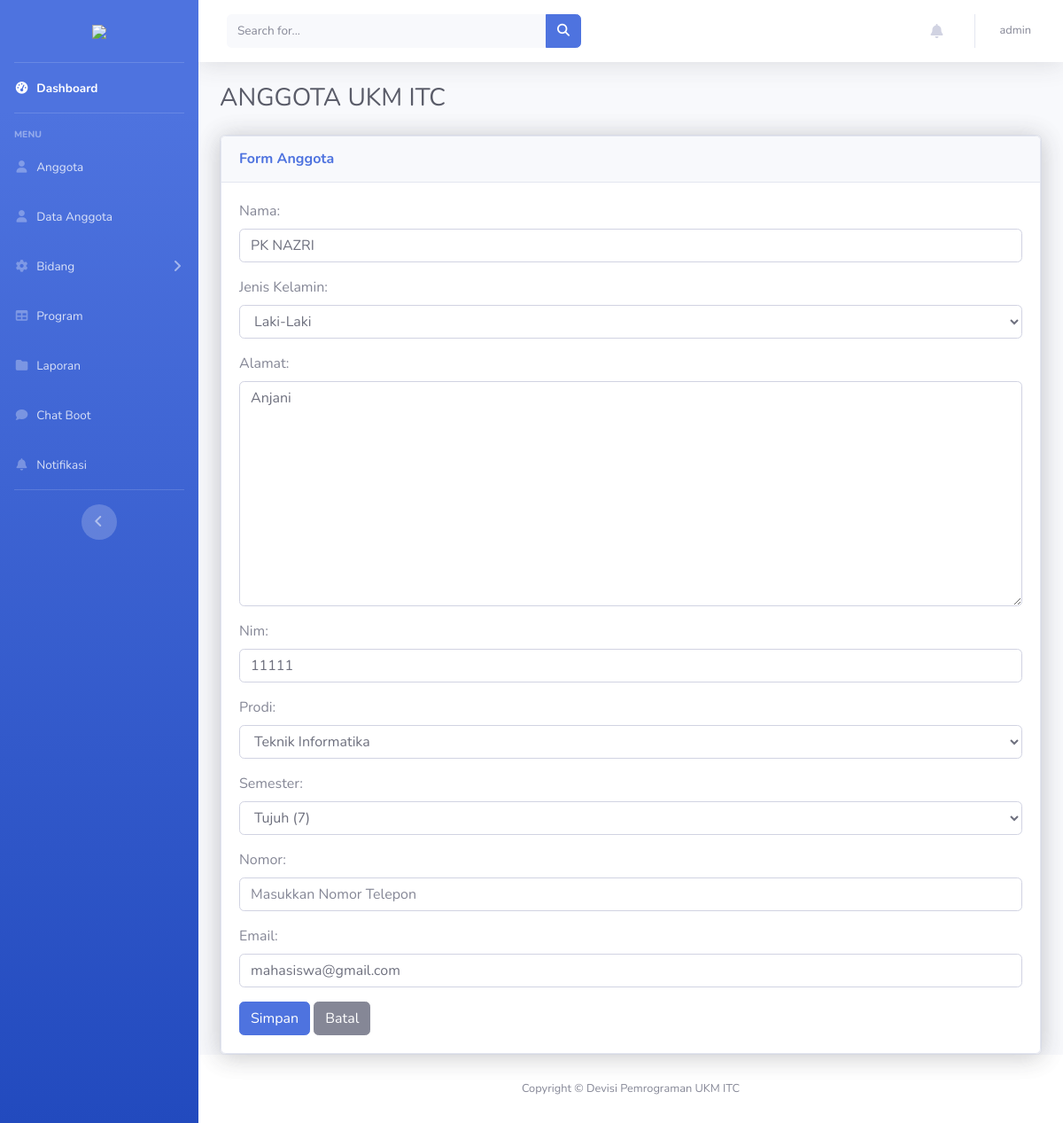
The app's page /dashboard/anggota/update/135 (signed in) with its own data.
### ITC_APP/models.py (models this page shows, shortened)
class Anggota(models.Model):
    nama     = models.CharField(max_length=255)
    jk       = models.CharField(max_length=255)
    alamat   = models.TextField()
    nim      = models.CharField(max_length=10,default='1')
    prodi    = models.CharField(max_length=255)
    semester = models.CharField(max_length=255)
    nomor    = models.CharField(max_length=15)
    email    = models.CharField(max_length=255)
    qr       = models.ImageField(upload_to='qrcodes/', blank=True, null=True)
    diverifikasi = models.BooleanField(default=False)
    tanggal_diverifikasi = models.DateField(null=True, blank=True)

### ITC_APP/views.py (the view)
# urls.py: path('anggota/update/<int:id>',views.anggota_update, name='anggota_update'),
@login_required()
@csrf_exempt
def anggota_update(request,id):
    bid_nav = Bidang.objects.all()
    anggota = get_object_or_404(Anggota, id=id)
    if request.method == 'POST':
        form = AnggotaForm(request.POST, instance=anggota)
        if form.is_valid():
            form.save()
            messages.success(request, " Data Berhasil di Update!")
            return redirect('dashboard:anggota')
    else:
        form = AnggotaForm(instance=anggota)
    context ={
        'form': form,
        'bid_nav': bid_nav,
    }
    return render(request, 'anggota_crate.html',context )

### TEMPLATES/anggota_crate.html (shortened to what this page needs)
{%extends 'base.html'%}
{%load static%}
{%block konten%}
<div id="content">
    <nav class="navbar navbar-expand navbar-light bg-white topbar mb-4 static-top shadow">
        <form
            class="d-none d-sm-inline-block form-inline mr-auto ml-md-3 my-2 my-md-0 mw-100 navbar-search">
            <div class="input-group">
                <input type="text" name="cari" class="form-control bg-light border-0 small" placeholder="Search for..."
                    aria-label="Search" aria-describedby="basic-addon2">
                <div class="input-group-append">
                    <button class="btn btn-primary" type="submit">
                        <i class="fas fa-search fa-sm"></i>
                    </button>
                </div>
            </div>
        </form>
        <ul class="navbar-nav ml-auto">
            <li class="nav-item dropdown no-arrow mx-1">
                            <a class="nav-link dropdown-toggle" href="#" id="alertsDropdown" role="button"
                                data-toggle="dropdown" aria-haspopup="true" aria-expanded="false">
                                <i class="fas fa-bell fa-fw"></i>
                            </a>
            </li>
            <li class="nav-item dropdown no-arrow">
                <a class="nav-link dropdown-toggle" href="#" id="userDropdown" role="button"
                    data-toggle="dropdown" aria-haspopup="true" aria-expanded="false">
                    <span class="mr-2 d-none d-lg-inline text-gray-600 small">admin</span>
                </a>
            </li>
        </ul>
    </nav>
    <div class="container-fluid">
        <div class="d-sm-flex align-items-center justify-content-between mb-4">
            <h1 class="h3 mb-0 text-gray-800">ANGGOTA UKM ITC<h1>
            </div>
        <div class="row">
            <div class="col-xl-12 col-lg-9">
                <div class="card shadow mb-UKM 4">
                    <div class="card shadow">
                        <div class="card-header py-3">
                            <h6 class="m-0 font-weight-bold text-primary">Form Anggota</h6>
                        </div>
                        <div class="card-body ">
                            <form method="post" enctype="multipart/form-data">
                                {{ form.as_p }}
                                <button type="submit" class="btn btn-primary">Simpan</button>
                                <a href="#" class="btn btn-secondary">Batal</a>
                            </form>
                        </div>
                    </div>
                </div>
            </div>
        </div>
    </div>
</div>
{%endblock konten%}

### records on screen
Anggota: nama "PK NAZRI", jk "Laki-Laki", alamat "Anjani", nim "11111", prodi "Teknik Informatika", semester "Tujuh (7)", email "mahasiswa@gmail.com"
